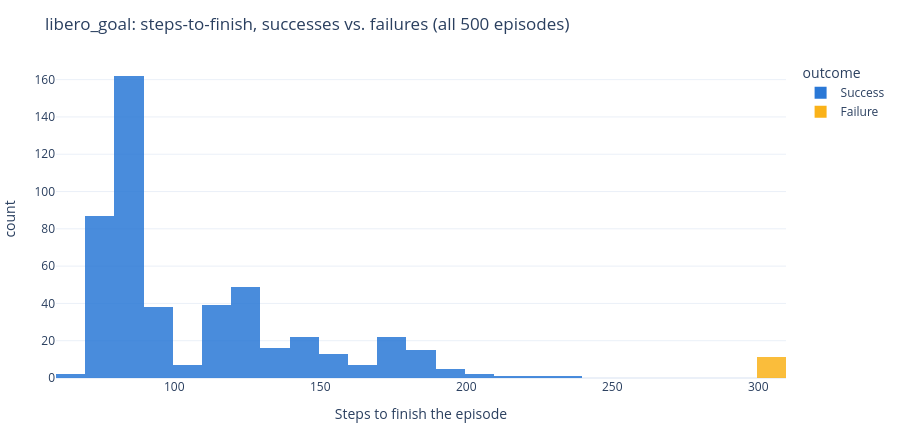

The notebook cell this image was saved under:
### Markdown cell above
## 6. Failure timing: do failures run out the clock, or stop early?

Histogram of steps-to-finish, split by outcome. If every failure hits exactly `max_steps`, that means MolmoAct2 never fails fast, it just never satisfies the goal within the time budget (a timeout, not an early error).

### Code cell
results["outcome"] = results["success"].map({1: "Success", 0: "Failure"})
all_timeouts = (results.loc[results["success"] == 0, "n_steps"] ==
                 results.loc[results["success"] == 0, "max_steps"]).all()
print(f"Did every failure run the full step budget? {all_timeouts}")

fig = px.histogram(
    results, x="n_steps", color="outcome",
    color_discrete_map={"Success": "#2a78d6", "Failure": "#fab219"},
    nbins=40, barmode="overlay", opacity=0.85,
    labels={"n_steps": "Steps to finish the episode"},
    title="libero_goal: steps-to-finish, successes vs. failures (all 500 episodes)",
)
fig.update_layout(template="plotly_white", height=430, margin=dict(l=10, r=10, t=60, b=40))
fig.show()

### Figure 1 — Plotly figure (JSON) as saved in the notebook; plotly's stock layout.template omitted (floating-point values rounded to 4 significant figures; data arrays with more than 128 entries replaced by an {"elided": "..."} marker saying what was removed)
{"data": [{"bingroup": "x", "hovertemplate": "outcome=Success<br>Steps to finish the episode=%{x}<br>count=%{y}<extra></extra>", "legendgroup": "Success", "marker": {"color": "#2a78d6", "opacity": 0.85, "pattern": {"shape": ""}}, "name": "Success", "nbinsx": 40, "orientation": "v", "showlegend": true, "type": "histogram", "x": {"elided": "489 int values"}, "xaxis": "x", "yaxis": "y"}, {"bingroup": "x", "hovertemplate": "outcome=Failure<br>Steps to finish the episode=%{x}<br>count=%{y}<extra></extra>", "legendgroup": "Failure", "marker": {"color": "#fab219", "opacity": 0.85, "pattern": {"shape": ""}}, "name": "Failure", "nbinsx": 40, "orientation": "v", "showlegend": true, "type": "histogram", "x": [300, 300, 300, 300, 300, 300, 300, 300, 300, 300, 300], "xaxis": "x", "yaxis": "y"}], "layout": {"barmode": "overlay", "height": 430, "legend": {"title": {"text": "outcome"}, "tracegroupgap": 0}, "margin": {"b": 40, "l": 10, "r": 10, "t": 60}, "title": {"text": "libero_goal: steps-to-finish, successes vs. failures (all 500 episodes)"}, "xaxis": {"anchor": "y", "domain": [0, 1], "title": {"text": "Steps to finish the episode"}}, "yaxis": {"anchor": "x", "domain": [0, 1], "title": {"text": "count"}}}}
